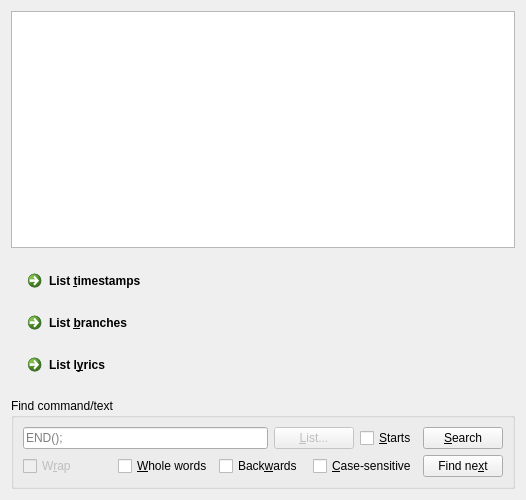
<?xml version="1.0" encoding="UTF-8"?>
<ui version="4.0">
 <class>diag_find2</class>
 <widget class="QWidget" name="diag_find2">
  <property name="geometry">
   <rect>
    <x>0</x>
    <y>0</y>
    <width>526</width>
    <height>500</height>
   </rect>
  </property>
  <property name="minimumSize">
   <size>
    <width>526</width>
    <height>500</height>
   </size>
  </property>
  <property name="windowTitle">
   <string>Form</string>
  </property>
  <layout class="QGridLayout" name="gridLayout_7">
   <item row="0" column="0">
    <widget class="QTableWidget" name="tableWidget">
     <property name="editTriggers">
      <set>QAbstractItemView::NoEditTriggers</set>
     </property>
     <property name="alternatingRowColors">
      <bool>true</bool>
     </property>
     <property name="columnCount">
      <number>2</number>
     </property>
     <attribute name="horizontalHeaderVisible">
      <bool>false</bool>
     </attribute>
     <attribute name="horizontalHeaderMinimumSectionSize">
      <number>50</number>
     </attribute>
     <attribute name="horizontalHeaderDefaultSectionSize">
      <number>50</number>
     </attribute>
     <attribute name="horizontalHeaderStretchLastSection">
      <bool>true</bool>
     </attribute>
     <attribute name="verticalHeaderVisible">
      <bool>false</bool>
     </attribute>
     <column/>
     <column/>
    </widget>
   </item>
   <item row="1" column="0">
    <widget class="QWidget" name="widget_List" native="true">
     <layout class="QGridLayout" name="gridLayout_5">
      <item row="0" column="0">
       <widget class="QCommandLinkButton" name="commandLinkButton_Timestamps">
        <property name="text">
         <string>List &amp;timestamps</string>
        </property>
       </widget>
      </item>
      <item row="1" column="0">
       <widget class="QCommandLinkButton" name="commandLinkButton_Branches">
        <property name="text">
         <string>List &amp;branches</string>
        </property>
       </widget>
      </item>
      <item row="2" column="0">
       <widget class="QCommandLinkButton" name="commandLinkButton_Lyrics">
        <property name="text">
         <string>List l&amp;yrics</string>
        </property>
       </widget>
      </item>
     </layout>
    </widget>
   </item>
   <item row="2" column="0">
    <widget class="QGroupBox" name="groupBox">
     <property name="title">
      <string>Find command/text</string>
     </property>
     <layout class="QGridLayout" name="gridLayout_6">
      <item row="0" column="1">
       <widget class="QPushButton" name="pushButton_List">
        <property name="enabled">
         <bool>false</bool>
        </property>
        <property name="sizePolicy">
         <sizepolicy hsizetype="Maximum" vsizetype="Fixed">
          <horstretch>0</horstretch>
          <verstretch>0</verstretch>
         </sizepolicy>
        </property>
        <property name="text">
         <string>&amp;List...</string>
        </property>
       </widget>
      </item>
      <item row="0" column="3">
       <widget class="QPushButton" name="pushButton_Search">
        <property name="text">
         <string>&amp;Search</string>
        </property>
       </widget>
      </item>
      <item row="0" column="0">
       <widget class="QLineEdit" name="lineEdit_command">
        <property name="placeholderText">
         <string>END();</string>
        </property>
       </widget>
      </item>
      <item row="1" column="3">
       <widget class="QPushButton" name="pushButton_FindNext">
        <property name="text">
         <string>Find ne&amp;xt</string>
        </property>
       </widget>
      </item>
      <item row="0" column="2">
       <widget class="QCheckBox" name="checkBox_Starts">
        <property name="text">
         <string>&amp;Starts</string>
        </property>
       </widget>
      </item>
      <item row="1" column="0" colspan="3">
       <widget class="QWidget" name="widget_FindOptions" native="true">
        <layout class="QHBoxLayout" name="horizontalLayout_3">
         <property name="leftMargin">
          <number>0</number>
         </property>
         <property name="topMargin">
          <number>0</number>
         </property>
         <property name="rightMargin">
          <number>0</number>
         </property>
         <property name="bottomMargin">
          <number>0</number>
         </property>
         <item>
          <widget class="QCheckBox" name="checkBox_Wrap">
           <property name="enabled">
            <bool>false</bool>
           </property>
           <property name="text">
            <string>W&amp;rap</string>
           </property>
          </widget>
         </item>
         <item>
          <widget class="QCheckBox" name="checkBox_Whole">
           <property name="text">
            <string>&amp;Whole words</string>
           </property>
          </widget>
         </item>
         <item>
          <widget class="QCheckBox" name="checkBox_Backwards">
           <property name="text">
            <string>Back&amp;wards</string>
           </property>
          </widget>
         </item>
         <item>
          <widget class="QCheckBox" name="checkBox_Case">
           <property name="text">
            <string>&amp;Case-sensitive</string>
           </property>
          </widget>
         </item>
        </layout>
       </widget>
      </item>
     </layout>
    </widget>
   </item>
  </layout>
 </widget>
 <resources/>
 <connections/>
</ui>
